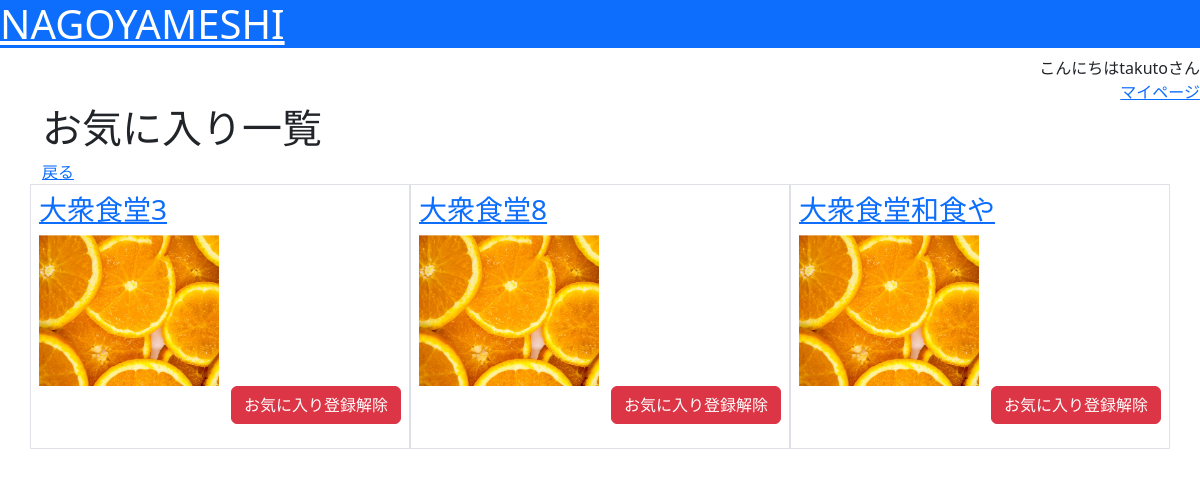
The page /mypage/favorite/ (signed in) on the database its author committed.
### nagoyameshi/models.py (models this page shows, shortened)
class Favorite(models.Model):
    user = models.ForeignKey(User, verbose_name="登録者", on_delete=models.CASCADE)
    restaurant = models.ForeignKey(Restaurant, verbose_name="店舗", on_delete=models.CASCADE)
    created_at = models.DateTimeField(verbose_name="作成日時", default=timezone.now)
    updated_at = models.DateTimeField(verbose_name="更新日時", auto_now=True)

class Restaurant(models.Model):
    category = models.ForeignKey(Category, verbose_name="カテゴリ", on_delete=models.CASCADE)
    name = models.CharField(verbose_name="名前", max_length=50)
    image = models.ImageField(verbose_name="画像", upload_to="nagoyameshi/restaurant/image/")
    description = models.CharField(verbose_name="店舗説明", max_length=500)
    start_at = models.TimeField(verbose_name="営業開始時間", default=timezone.now)
    end_at = models.TimeField(verbose_name="営業終了時間", default=timezone.now)
    cost = models.PositiveIntegerField(verbose_name="価格帯")
    post_code = models.CharField(verbose_name="郵便番号", max_length=8)
    address = models.CharField(verbose_name="住所", max_length=100)
    tel = models.CharField(verbose_name="電話番号", max_length=11)
    created_at = models.DateTimeField(verbose_name="作成日時", default=timezone.now)
    updated_at = models.DateTimeField(verbose_name="更新日時", auto_now=True)
    capacity = models.PositiveIntegerField(verbose_name="収容人数",default=20)
    def __str__ (self):
        return self.name

### nagoyameshi/views.py (the view)
# urls.py: path("mypage/favorite/", views.FavoriteListView.as_view(), name="favorite_list"),
class FavoriteListView(ListView):
    model = Favorite
    template_name = "nagoyamehi/favorite_list.html"
    def get_context_data(self, **kwargs):
        context = super().get_context_data(**kwargs)
        context["object_list"] = Favorite.objects.filter(user=self.request.user)
        return context

### nagoyameshi/templates/nagoyameshi/favorite_list.html (shortened to what this page needs)
{% extends "base.html" %}
{% block content %}
<h1>お気に入り一覧</h1>
<a href="{% url 'mypage' %}">戻る</a>
<div class="row">
    {% for favorite in object_list %}
    <div class="col-4 border p-2">
        <a href="{% url 'detail' favorite.restaurant.id %}" >
            <h3>{{ favorite.restaurant }}</h3>
            <img src="{{ favorite.restaurant.image.url }}" style="width:180px; height:auto;">
        </a>
        <form action="{% url 'favorite' %}" method="post" class="text-end">
            <input class="btn btn-danger" type="submit" value="お気に入り登録解除">
        </form>
    </div>
    {% endfor %}
</div>
{% endblock %}

### nagoyameshi/templates/base.html (shortened to what this page needs)
{% load static %}
<html lang="ja">
<head>
    <link href="https://cdn.jsdelivr.net/npm/bootstrap@5.3.0-alpha3/dist/css/bootstrap.min.css" rel="stylesheet">
    <link rel="stylesheet" href="{% static 'style.css' %}">
</head>
<body>
    <header>
        <h1 class="bg-primary">
            <a class="text-white" href="{% url 'top' %}">NAGOYAMESHI</a>
        </h1>
        <div class="text-end">
            {% if request.user.is_authenticated %}
            こんにちは{{ request.user }}さん<br>
            <a href="{% url 'mypage' %}">マイページ</a>
            {% else %}
            <a class="btn btn-success" href="{% url 'account_login' %}">ログイン</a>
            <a class="btn btn-primary" href="{% url 'account_signup' %}">アカウント新規作成</a>
            {% endif %}
        </div>
    </header>
    <div class="container">
        {% block content %}{% endblock %}
    </div>
</body>
</html>

### rows shown on the page
Favorite: restaurant "大衆食堂3", restaurant.image (picture)
Favorite: restaurant "大衆食堂8", restaurant.image (picture)
Favorite: restaurant "大衆食堂和食や", restaurant.image (picture)

### other values the page prints
{{ request.user }} "takuto"
